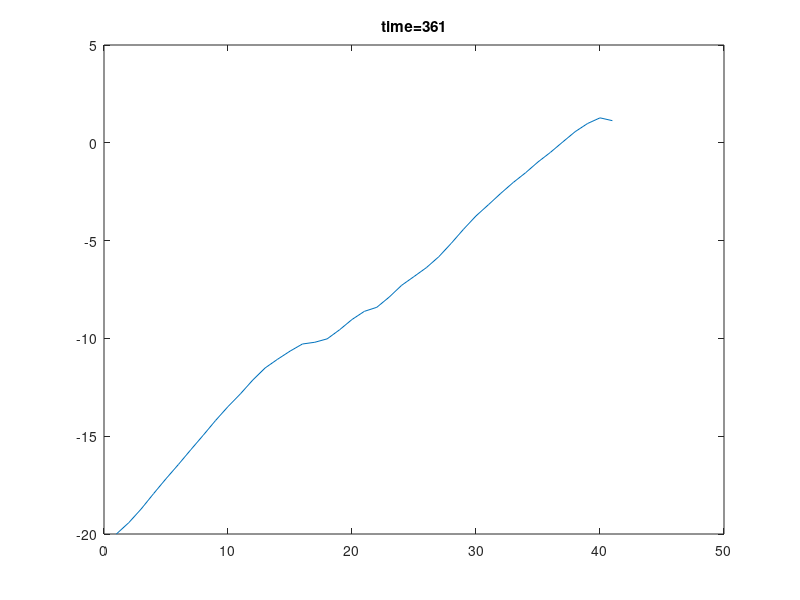

Here is the MATLAB script that generated this plot:
function [  ] = Richard1Dv27()
% 1D Richards equation with Dirichlet/Neumann boundary condition 
% h based Richards equation
%
% First edition: Weix 21/04/2017 
%
% point type 0: normal 
%  		  	 1: Dirichlet BC
%		  	 2: Neuman BC 
% 
% TODO BD inside. for now Neumann BC can only placed in the boundary
% update vesrion v2.3: to get rid of fdmGrid class.
%                      change the way points are calculated
% update vesrion v2.5: Updata Neumann boundary condition and the way nodes
%                      are accessed.(step 1. scan all inner point and indentify if they are 
%                      next to BC point. step 2.scan all outer boundary point)
% update vesrion v2.5.2: add support to permeability field.
% update vesrion v2.7: improve readibility and flexibility (sacrefice some performance)
%                      Compared to v2.5. all nodes are scaned at one time
%                      then identidy its type and neighbour.

tic
%% Grid structure Initial
lengthZ=40;
deltaZ=1;

nZ=lengthZ/deltaZ+1;    %number of Z index total 

Z=[0:deltaZ:lengthZ]';

h=zeros(nZ,1);
nodeIndex=zeros(nZ,1);

Ks=permeabilityField(Z)*0.01;
%% costumize initial value and BC

%option 1 dbc
%     nodeIndex(2:end-1)=1:nZ-2;
%     h=ones(nZ,1).*-60;
% 
%     ifdbcNode(1)=1;
%     h(1)=-20;
% 
%     % ifdbcNode(end)=1;
%     h(end)=-60;
%     
%     ifNbc=logical(zeros(nZ,1));     %no Neumann BC

%option 2 dbc + nbc
    nodeIndex(2:end)=1:nZ-1;
    h=ones(nZ,1).*-60;
    
    ifdbcNode=logical(zeros(nZ,1)); 
    ifdbcNode(1)=1;
    h(1)=-20;

    ifNbc=logical(zeros(nZ,1));         %default zero flux
    ifNbc(end)=1;
    % nbcValue=2;       certain flux


%% solver setup
lengthTime=360;
deltaTime=1;
nTime=lengthTime/deltaTime+1;

% Iteration setup
nMaxIteration=1000;
miniIteError=0.01;


%% MAIN
nNode=length(nodeIndex(nodeIndex~=0));

for t=1:nTime
      
    h_PreviousTime= h;
    for k=1:nMaxIteration 
        
        h0=h;
        
        [A,B] = PicardFdm(h_PreviousTime);
        hFree=A\(-B);
                
        h(find(nodeIndex))=hFree;       %pay extra attention to ordering
        
        sseIte=sum((h(:)-h0(:)).^2);
        if sqrt(sseIte)<miniIteError 
            break 
        end
        
    end
    
    TheataRecord(:,:,t)=h;

end


toc
    
figure(1)
% plot(H_init);

for t=1:nTime
    plot(TheataRecord(:,:,t))
    title(sprintf('time=%i',t))
    drawnow
    frame(t)=getframe;
    
end





% Ax+b=0 function Nest function to avoild passing many variables

    function [A,B] = PicardFdm(Value_PreviousTime)

        A=speye(length(nNode));
        B=zeros(length(nNode),1);
        
        C=theataDifFunc(h);
%         K=kFunc(h);
        K=kFieldFunc(h,Ks);

        for iz=1:nZ
            indexCenter=nodeIndex(iz);
            
            if indexCenter==0;      %is NOT a free node with index number
               continue

           %TODO this is wrong As NBC location (0 flux direction) need to be found.
            elseif    ifNbc(iz)==1  
                
                if iz==1        % a top NBC point               
                   indexUp=0;       
                   indexDown=nodeIndex(iz+1);

                   %  Forge a up ghost point 
                   nbcValue=0;  
                   hUp=  h(iz+1)- 2* deltaZ* nbcValue; %TODO NBCvalue free control
                   
                   hDown=h(iz+1);     

                   kHalfDown =(K(iz,1)+K(iz+1,1))/2;       
                   kHalfUp=kHalfDown; %approximation 
                   cCenter=C(iz,1);    
                   
                elseif iz==nZ       %if a bottom NBC point
                   indexUp=nodeIndex(iz-1);     
                   indexDown=0;              
                   
                   hUp=h(iz-1);
                   
                   % Forge a down ghost point 
                   nbcValue=-0;  
                   hDown=  h(indexUp)- 2* deltaZ* nbcValue; %TODO NBCvalue

                   kHalfUp   =(K(iz,1)+K(iz-1,1))/2;
                   kHalfDown =kHalfUp;       %approximation        
                   cCenter=C(iz,1); 
                else
                    error('innier Neumann BC point not support yet')
                end            
            else        % if Normal inner point
                                        
               indexUp=nodeIndex(iz-1);
               indexDown=nodeIndex(iz+1);
               hUp=h(iz-1);
               hDown=h(iz+1);     
               
                kHalfUp   =(K(iz,1)+K(iz-1,1))/2;
                kHalfDown =(K(iz,1)+K(iz+1,1))/2;
                cCenter=C(iz,1);
            end   

                wUp   = -kHalfUp  ./  deltaZ^2;
                wDown = -kHalfDown./  deltaZ^2;

                wCenter=cCenter/deltaTime-wUp-wDown;

                b=(kHalfDown-kHalfUp)/ deltaZ- Value_PreviousTime(iz,1)*cCenter/deltaTime;

                %modify if neighbours are DBC points           
                b=b + wUp * hUp * ~indexUp...
                    + +wDown * hDown * ~indexDown;
                
                if indexUp>0 A(indexCenter,indexUp)=wUp; end
                if indexDown>0 A(indexCenter,indexDown)=wDown; end

                A(indexCenter,indexCenter)=wCenter;
                B(indexCenter,1)=b;
        end
    end

end 



function theata=theataFunc(h)
theataS=0.287;
theataR=0.075;
alpha=1.611e6;
beta=3.96;

result=alpha.*(theataS-theataR)/(alpha+abs(h).^beta)+theataR;
end

function theataDif=theataDifFunc(h)
theata_s=0.287;
theata_r=0.075;
alpha=1.611e6;
beta=3.96;

theataDif=-alpha.*(theata_s-theata_r).*-1.*(alpha+abs(h).^beta).^(-2).*abs(h).^(beta-1);

end

function result=kFunc(h)
rho=1.175e6;
r=4.74;
k_s=0.00944;

result=k_s.*rho./(rho+abs(h).^r);
end

function result=kFieldFunc(h,ks)
% h and k must be the same sizes
rho=1.175e6;
r=4.74;

result=ks.*rho./(rho+abs(h).^r);
end




function Ks=permeabilityField(X)
% pointCoordinate=[X(:),Z(:)];
lenscale=10; %larger number means less stochastic field. Thus less smooth.
[nX,dimX]=size(X);

%calculate distance matrix
distance = pdist(X);
distanceMatrix = squareform(distance);

%calculate covariance matrix
covMatrix=exp(-distanceMatrix./lenscale);    

% KL decomposition on covariance matrix via SVD/eigen decomposition
% [klBasis,klEigenValue] = eigs(covMatrix,nY*nX); 
[klBasis,klEigenValue,~] = svds(covMatrix,nX); 


% [nKlBasis,~]=sizes(klBasis);


%Generate independent normal samples 
seed=100;
rng(seed);
sample= randn(nX,1);

%make multivariate Gaussian distributions with samples. zero mean.
%Covariance specified though KL basis.
Ks=klBasis*sqrt(klEigenValue)*sample;
% Ks=reshape(Ks,nY,nX);

% a log (multi) normal permeability field
Ks=exp(Ks);

end

